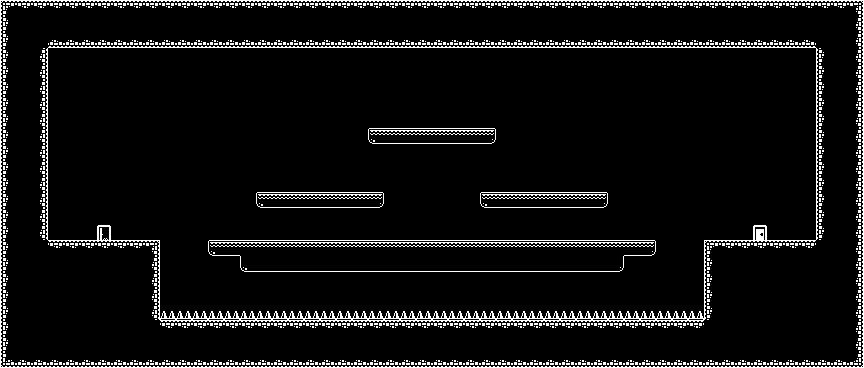

The image is a tile-based game level rendered from a .tmx file. Its description and complete source (layers, tilesets, objects, tile grids) follow:
An orthogonal 54x23 tile map with 16x16 px tiles, 1 tile layer (MainLayer), 1 hidden layer not drawn and 11 objects.

<map version="1.10" tiledversion="1.10.2" orientation="orthogonal" renderorder="right-down" width="54" height="23" tilewidth="16" tileheight="16" infinite="0" nextlayerid="4" nextobjectid="12">
 <tileset firstgid="1" source="TestTileset.tsx" />
 <layer id="1" name="MainLayer" width="54" height="23">
  <data encoding="csv">
196,197,197,197,197,197,197,197,197,197,197,197,197,197,197,197,197,197,197,197,197,197,197,197,197,197,197,197,197,197,197,197,197,197,197,197,197,197,197,197,197,197,197,197,197,197,197,197,197,197,197,197,197,198,
216,0,0,0,0,0,0,0,0,0,0,0,0,0,0,0,0,0,0,0,0,0,0,0,0,0,0,0,0,0,0,0,0,0,0,0,0,0,0,0,0,0,0,0,0,0,0,0,0,0,0,0,0,218,
216,0,0,237,237,237,237,237,237,237,237,237,237,237,237,237,237,237,237,237,237,237,237,237,237,237,237,237,237,237,237,237,237,237,237,237,237,237,237,237,237,237,237,237,237,237,237,237,237,237,237,0,0,218,
216,0,218,0,0,0,0,0,0,0,0,0,0,0,0,0,0,0,0,0,0,0,0,0,0,0,0,0,0,0,0,0,0,0,0,0,0,0,0,0,0,0,0,0,0,0,0,0,0,0,0,216,0,218,
216,0,218,0,0,0,0,0,0,0,0,0,0,0,0,0,0,0,0,0,0,0,0,0,0,0,0,0,0,0,0,0,0,0,0,0,0,0,0,0,0,0,0,0,0,0,0,0,0,0,0,216,0,218,
216,0,218,0,0,0,0,0,0,0,0,0,0,0,0,0,0,0,0,0,0,0,0,0,0,0,0,0,0,0,0,0,0,0,0,0,0,0,0,0,0,0,0,0,0,0,0,0,0,0,0,216,0,218,
216,0,218,0,0,0,0,0,0,0,0,0,0,0,0,0,0,0,0,0,0,0,0,0,0,0,0,0,0,0,0,0,0,0,0,0,0,0,0,0,0,0,0,0,0,0,0,0,0,0,0,216,0,218,
216,0,218,0,0,0,0,0,0,0,0,0,0,0,0,0,0,0,0,0,0,0,0,0,0,0,0,0,0,0,0,0,0,0,0,0,0,0,0,0,0,0,0,0,0,0,0,0,0,0,0,216,0,218,
216,0,218,0,0,0,0,0,0,0,0,0,0,0,0,0,0,0,0,0,0,0,0,331,332,332,332,332,332,332,333,0,0,0,0,0,0,0,0,0,0,0,0,0,0,0,0,0,0,0,0,216,0,218,
216,0,218,0,0,0,0,0,0,0,0,0,0,0,0,0,0,0,0,0,0,0,0,0,0,0,0,0,0,0,0,0,0,0,0,0,0,0,0,0,0,0,0,0,0,0,0,0,0,0,0,216,0,218,
216,0,218,0,0,0,0,0,0,0,0,0,0,0,0,0,0,0,0,0,0,0,0,0,0,0,0,0,0,0,0,0,0,0,0,0,0,0,0,0,0,0,0,0,0,0,0,0,0,0,0,216,0,218,
216,0,218,0,0,0,0,0,0,0,0,0,0,0,0,0,0,0,0,0,0,0,0,0,0,0,0,0,0,0,0,0,0,0,0,0,0,0,0,0,0,0,0,0,0,0,0,0,0,0,0,216,0,218,
216,0,218,0,0,0,0,0,0,0,0,0,0,0,0,0,331,332,332,332,332,332,332,333,0,0,0,0,0,0,331,332,332,332,332,332,332,333,0,0,0,0,0,0,0,0,0,0,0,0,0,216,0,218,
216,0,218,0,0,0,0,0,0,0,0,0,0,0,0,0,0,0,0,0,0,0,0,0,0,0,0,0,0,0,0,0,0,0,0,0,0,0,0,0,0,0,0,0,0,0,0,0,0,0,0,216,0,218,
216,0,218,0,0,0,59,0,0,0,0,0,0,0,0,0,0,0,0,0,0,0,0,0,0,0,0,0,0,0,0,0,0,0,0,0,0,0,0,0,0,0,0,0,0,0,0,57,0,0,0,216,0,218,
216,0,0,197,197,197,197,197,197,198,0,0,0,331,332,272,272,272,272,272,272,272,272,272,272,272,272,272,272,272,272,272,272,272,272,272,272,272,272,332,333,0,0,0,196,197,197,197,197,197,197,0,0,218,
216,0,0,0,0,0,0,0,0,218,0,0,0,0,0,311,312,312,312,312,312,312,312,312,312,312,312,312,312,312,312,312,312,312,312,312,312,312,313,0,0,0,0,0,216,0,0,0,0,0,0,0,0,218,
216,0,0,0,0,0,0,0,0,218,0,0,0,0,0,0,0,0,0,0,0,0,0,0,0,0,0,0,0,0,0,0,0,0,0,0,0,0,0,0,0,0,0,0,216,0,0,0,0,0,0,0,0,218,
216,0,0,0,0,0,0,0,0,218,0,0,0,0,0,0,0,0,0,0,0,0,0,0,0,0,0,0,0,0,0,0,0,0,0,0,0,0,0,0,0,0,0,0,216,0,0,0,0,0,0,0,0,218,
216,0,0,0,0,0,0,0,0,218,184,184,184,184,184,184,184,184,184,184,184,184,184,184,184,184,184,184,184,184,184,184,184,184,184,184,184,184,184,184,184,184,184,184,216,0,0,0,0,0,0,0,0,218,
216,0,0,0,0,0,0,0,0,0,197,197,197,197,197,197,197,197,197,197,197,197,197,197,197,197,197,197,197,197,197,197,197,197,197,197,197,197,197,197,197,197,197,197,0,0,0,0,0,0,0,0,0,218,
216,0,0,0,0,0,0,0,0,0,0,0,0,0,0,0,0,0,0,0,0,0,0,0,0,0,0,0,0,0,0,0,0,0,0,0,0,0,0,0,0,0,0,0,0,0,0,0,0,0,0,0,0,218,
236,237,237,237,237,237,237,237,237,237,237,237,237,237,237,237,237,237,237,237,237,237,237,237,237,237,237,237,237,237,237,237,237,237,237,237,237,237,237,237,237,237,237,237,237,237,237,237,237,237,237,237,237,238
</data>
 </layer>
 <layer id="3" name="Shadows" width="54" height="23" visible="0" opacity="0.5">
  <data encoding="csv">
0,0,0,0,0,0,0,0,0,0,0,0,0,0,0,0,0,0,0,0,0,0,0,0,0,0,0,0,0,0,0,0,0,0,0,0,0,0,0,0,0,0,0,0,0,0,0,0,0,0,0,0,0,0,
0,0,0,0,0,0,0,0,0,0,0,0,0,0,0,0,0,0,0,0,0,0,0,0,0,0,0,0,0,0,0,0,0,0,0,0,0,0,0,0,0,0,0,0,0,0,0,0,0,0,0,0,0,0,
0,0,0,0,0,0,0,0,0,0,0,0,0,0,0,0,0,0,0,0,0,0,0,0,0,0,0,0,0,0,0,0,0,0,0,0,0,0,0,0,0,0,0,0,0,0,0,0,0,0,0,0,0,0,
0,0,0,0,0,0,0,0,0,0,0,0,0,0,0,0,0,0,0,0,0,0,0,0,0,0,0,0,0,0,0,0,0,0,0,0,0,0,0,0,0,0,0,0,0,0,0,0,0,0,0,0,0,0,
0,0,0,0,0,0,0,0,0,0,0,0,0,0,0,0,0,0,0,0,0,0,0,0,0,0,0,0,0,0,0,0,0,0,0,0,0,0,0,0,0,0,0,0,0,0,0,0,0,0,0,0,0,0,
0,0,0,0,0,0,0,0,0,0,0,0,0,0,0,0,0,0,0,0,0,0,0,0,0,0,0,0,0,0,0,0,0,0,0,0,0,0,0,0,0,0,0,0,0,0,0,0,0,0,0,0,0,0,
0,0,0,0,0,0,0,0,0,0,0,0,0,0,0,0,0,0,0,0,0,0,0,0,0,0,0,0,0,0,0,0,0,0,0,0,0,0,0,0,0,0,0,0,0,0,0,0,0,0,0,0,0,0,
0,0,0,0,0,0,0,0,0,0,0,0,0,0,0,0,0,0,0,0,0,0,0,0,0,0,0,0,0,0,0,0,0,0,0,0,0,0,0,0,0,0,0,0,0,0,0,0,0,0,0,0,0,0,
0,0,0,0,0,0,0,0,0,0,0,0,0,0,0,0,0,0,0,0,0,0,0,0,0,0,0,0,0,0,0,0,0,0,0,0,0,0,0,0,0,0,0,0,0,0,0,0,0,0,0,0,0,0,
0,0,0,0,0,0,0,0,0,0,0,0,0,0,0,0,0,0,0,0,0,0,0,0,0,0,0,0,0,0,0,0,0,0,0,0,0,0,0,0,0,0,0,0,0,0,0,0,0,0,0,0,0,0,
0,0,0,0,0,0,0,0,0,0,0,0,0,0,0,0,0,0,0,0,0,0,0,0,0,0,0,0,0,0,0,0,0,0,0,0,0,0,0,0,0,0,0,0,0,0,0,0,0,0,0,0,0,0,
0,0,0,0,0,0,0,0,0,0,0,0,0,0,0,0,0,0,0,0,0,0,0,0,0,0,0,0,0,0,0,0,0,0,0,0,0,0,0,0,0,0,0,0,0,0,0,0,0,0,0,0,0,0,
0,0,0,0,0,0,0,0,0,0,0,0,0,0,0,0,0,0,0,0,0,0,0,0,0,0,0,0,0,0,0,0,0,0,0,0,0,0,0,0,0,0,0,0,0,0,0,0,0,0,0,0,0,0,
0,0,0,0,0,0,0,0,0,0,0,0,0,0,0,0,0,0,0,0,0,0,0,0,0,0,0,0,0,0,0,0,0,0,0,0,0,0,0,0,0,0,0,0,0,0,0,0,0,0,0,0,0,0,
0,0,0,0,0,0,0,0,0,0,0,0,0,0,0,0,0,0,0,0,0,0,0,0,0,0,0,0,0,0,0,0,0,0,0,0,0,0,0,0,0,0,0,0,0,0,0,0,0,0,0,0,0,0,
0,0,0,0,0,0,0,0,0,0,0,0,0,0,0,0,0,0,0,0,0,0,0,0,0,0,0,0,0,0,0,0,0,0,0,0,0,0,0,0,0,0,0,0,0,0,0,0,0,0,0,0,0,0,
0,0,0,0,0,0,0,0,0,0,0,0,0,0,0,0,0,0,0,0,0,0,0,0,0,0,0,0,0,0,0,0,0,0,0,0,0,0,0,0,0,0,0,0,0,0,0,0,0,0,0,0,0,0,
0,0,0,0,0,0,0,0,0,0,0,0,0,0,0,0,0,0,0,0,0,0,0,0,0,0,0,0,0,0,0,0,0,0,0,0,0,0,0,0,0,0,0,0,0,0,0,0,0,0,0,0,0,0,
0,0,0,0,0,0,0,0,0,0,0,0,0,0,0,0,0,0,0,0,0,0,0,0,0,0,0,0,0,0,0,0,0,0,0,0,0,0,0,0,0,0,0,0,0,0,0,0,0,0,0,0,0,0,
0,0,0,0,0,0,0,0,0,0,0,0,0,0,0,0,0,0,0,0,0,0,0,0,0,0,0,0,0,0,0,0,0,0,0,0,0,0,0,0,0,0,0,0,0,0,0,0,0,0,0,0,0,0,
0,0,0,0,0,0,0,0,0,0,0,0,0,0,0,0,0,0,0,0,0,0,0,0,0,0,0,0,0,0,0,0,0,0,0,0,0,0,0,0,0,0,0,0,0,0,0,0,0,0,0,0,0,0,
0,0,0,0,0,0,0,0,0,0,0,0,0,0,0,0,0,0,0,0,0,0,0,0,0,0,0,0,0,0,0,0,0,0,0,0,0,0,0,0,0,0,0,0,0,0,0,0,0,0,0,0,0,0,
0,0,0,0,0,0,0,0,0,0,0,0,0,0,0,0,0,0,0,0,0,0,0,0,0,0,0,0,0,0,0,0,0,0,0,0,0,0,0,0,0,0,0,0,0,0,0,0,0,0,0,0,0,0
</data>
 </layer>
 <objectgroup id="2" name="Colliders" visible="0">
  <object id="1" x="0" y="0" width="48" height="368" />
  <object id="2" x="48" y="0" width="768" height="48" />
  <object id="3" x="816" y="0" width="48" height="368" />
  <object id="4" x="48" y="240" width="112" height="128" />
  <object id="5" x="160" y="320" width="544" height="48" />
  <object id="6" x="704" y="240" width="112" height="128" />
  <object id="7" x="256" y="192" width="128" height="16" />
  <object id="8" x="368" y="128" width="128" height="16" />
  <object id="9" x="480" y="192" width="128" height="16" />
  <object id="10" x="208" y="240" width="448" height="16" />
  <object id="11" x="240" y="256" width="384" height="16" />
 </objectgroup>
</map>
